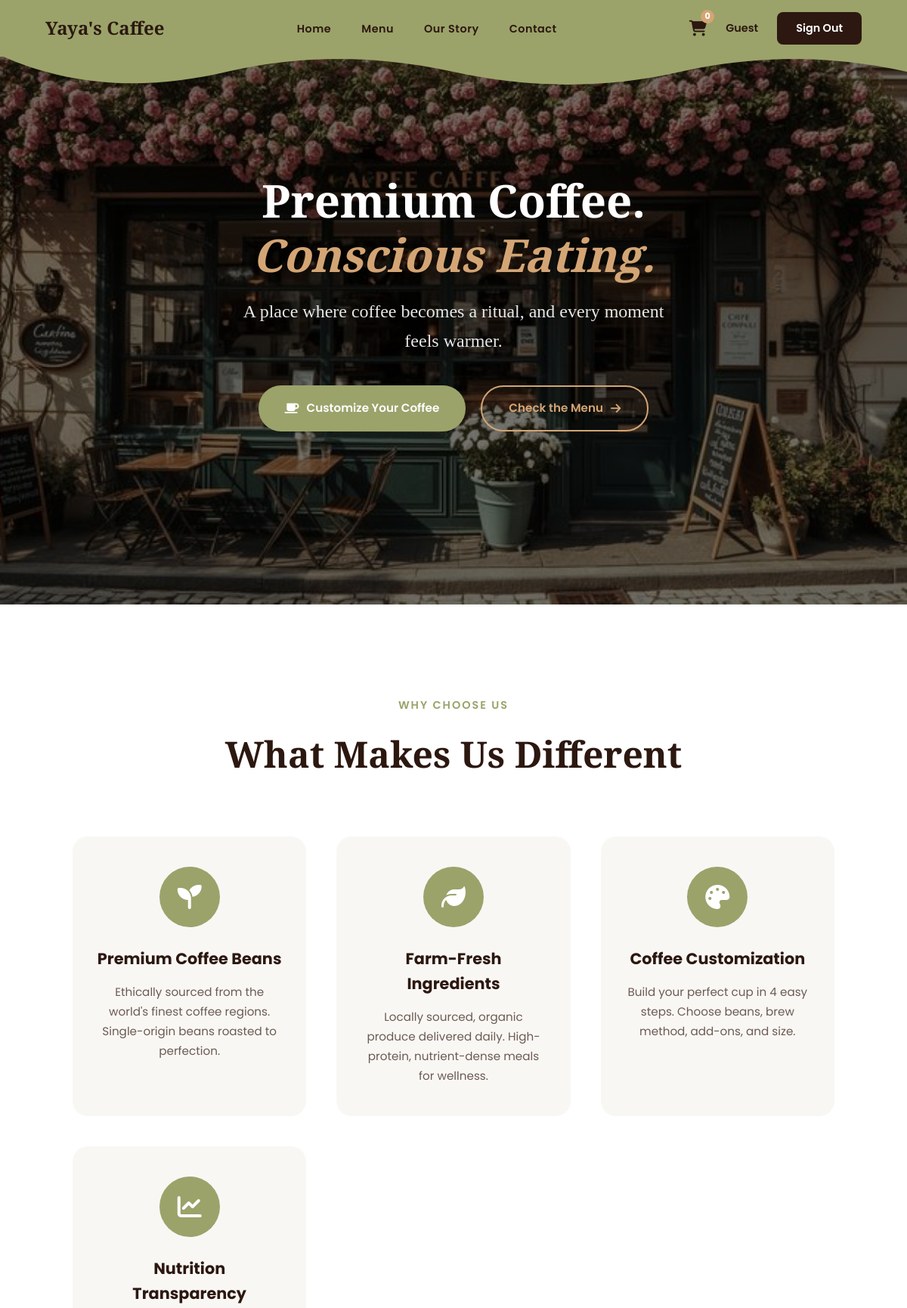
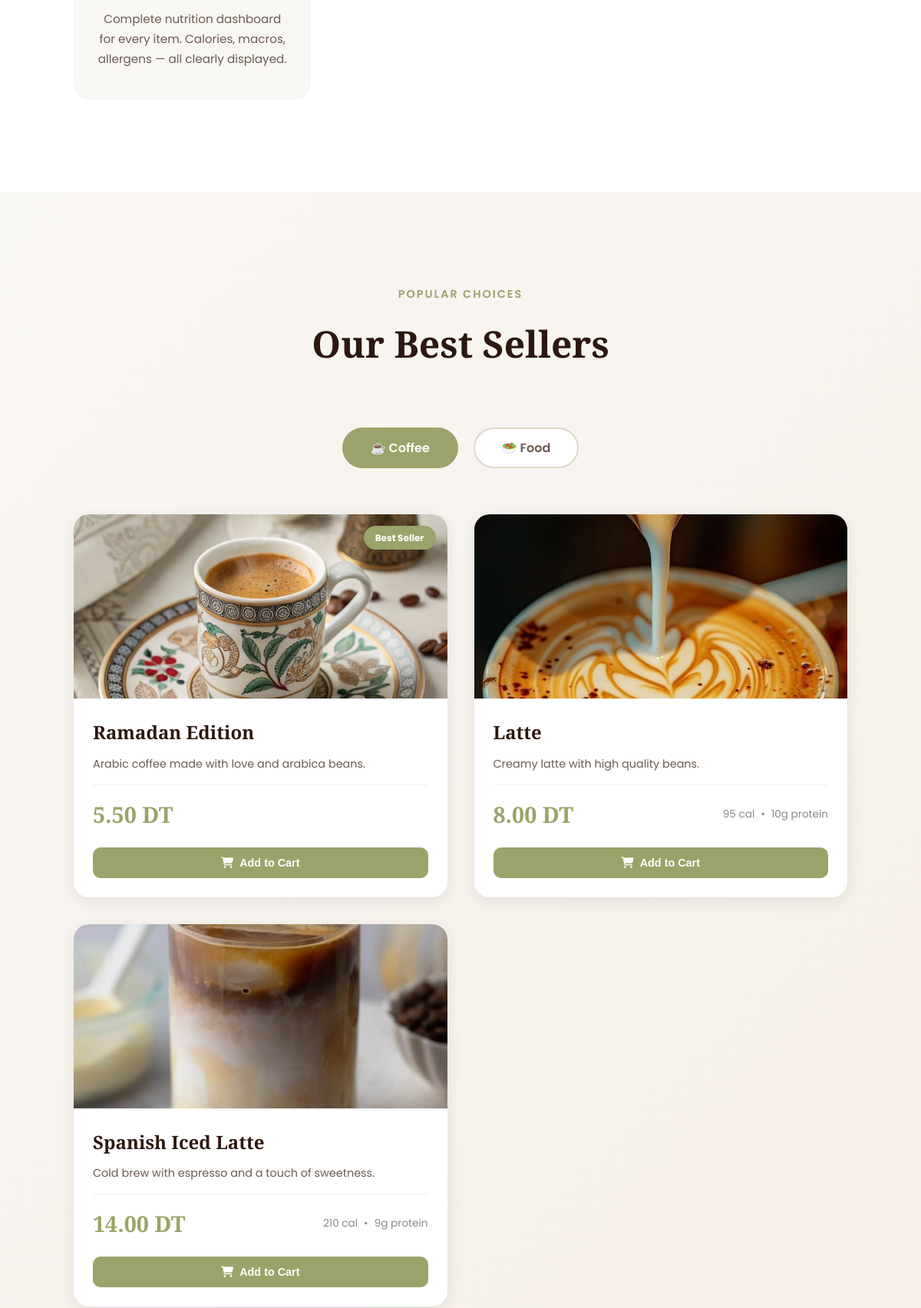
Screenshot of / (signed in, upper part) with the database file from the repository (2 pictures, top to bottom).
### tables this page shows
CREATE TABLE `menu_items` (
  `id` int(11) NOT NULL,
  `name` varchar(100) NOT NULL,
  `category` enum('coffee','food') NOT NULL,
  `price` decimal(6,2) NOT NULL,
  `description` text DEFAULT NULL,
  `calories` int(11) DEFAULT 0,
  `protein` int(11) DEFAULT 0,
  `is_best_seller` tinyint(1) DEFAULT 0,
  `image_path` varchar(255) DEFAULT NULL,
  `created_at` timestamp NOT NULL DEFAULT current_timestamp()
);

### includes/auth.php (called while the page is built, shortened)
<?php
function isLoggedIn(): bool {
    return isset($_SESSION['user_id']);
}

### index.php (the view, shortened to what this page needs)
<?php
require_once 'includes/db.php';
require_once 'includes/auth.php';
$best_coffees = $pdo->query("SELECT * FROM menu_items WHERE category='coffee' AND is_best_seller=1 ORDER BY name LIMIT 3")->fetchAll();
if(count($best_coffees) < 3) {
    $ids   = array_column($best_coffees, 'id') ?: [0];
    $ph    = implode(',', array_fill(0, count($ids), '?'));
    $extra = $pdo->prepare("SELECT * FROM menu_items WHERE category='coffee' AND id NOT IN($ph) ORDER BY id LIMIT ?");
    $extra->execute([...$ids, 3 - count($best_coffees)]);
    $best_coffees = array_merge($best_coffees, $extra->fetchAll());
}
function sellerCard(array $item, string $cat): string {
    $img     = $item['image_path']
               ? '<img src="'.BASE_URL.htmlspecialchars($item['image_path']).'" alt="'.htmlspecialchars($item['name']).'">'
               : '<div style="width:100%;height:100%;background:#f0ebe4;display:flex;align-items:center;justify-content:center;font-size:3rem;">'.($cat==='coffee'?'☕':'🥗').'</div>';
    $badge   = $item['is_best_seller'] ? '<div class="card-badge">Best Seller</div>' : '';
    $cal     = $item['calories'] > 0 ? '<span>'.$item['calories'].' cal</span><span>•</span>' : '';
    $protein = $item['protein']  > 0 ? '<span>'.$item['protein'].'g protein</span>' : '';
    return '
    <div class="seller-card">
      <div class="card-image">'.$img.$badge.'</div>
      <div class="card-content">
        <h3>'.htmlspecialchars($item['name']).'</h3>
        <p>'.htmlspecialchars($item['description'] ?: ($cat==='coffee'?'Premium coffee crafted with care.':'Fresh and nutritious, made with love.')).'</p>
        <div class="card-meta">
          <span class="card-price">'.number_format($item['price'],2).' DT</span>
          <div class="card-nutrition">'.$cal.$protein.'</div>
        </div>
        <div class="card-actions">
          <button class="btn-buy" onclick="addToCart('.(int)$item['id'].', \''.htmlspecialchars($item['name'],ENT_QUOTES).'\', '.(float)$item['price'].', this)">
            <i class="fas fa-shopping-cart"></i> Add to Cart
          </button>
        </div>
      </div>
    </div>';
}
?>
<!DOCTYPE html>
<html lang="en">
<head>
  <link rel="stylesheet" href="style.css">
  <link rel="stylesheet" href="https://cdnjs.cloudflare.com/ajax/libs/font-awesome/6.4.0/css/all.min.css">
</head>
<body>
  <nav class="navbar" id="navbar">
    <div class="nav-inner">
      <a href="index.php" class="logo">Yaya's Caffee</a>
      <ul class="nav-links">
        <li><a href="index.php">Home</a></li>
        <li><a href="menu.php">Menu</a></li>
        <li><a href="dream.html">Our Story</a></li>
        <li><a href="contact.php">Contact</a></li>
      </ul>
      <div class="nav-right">
        <a href="cart.php" class="cart-icon">
          <i class="fa-solid fa-cart-shopping"></i>
          <span class="cart-count" id="cart-count">0</span>
        </a>
        <?php if(isLoggedIn()): ?>
          <span style="color:#2c1810;font-weight:600;font-size:0.9rem;"> <?= htmlspecialchars($_SESSION['first_name']) ?> </span>
          <a href="<?= BASE_URL ?>api/signout.php" class="btn-signin">Sign Out</a>
        <?php else: ?>
          <a href="signin.html" class="btn-signin">Sign In</a>
        <?php endif; ?>
      </div>
    </div>
    <svg class="navbar-wave" viewBox="0 0 1440 45" xmlns="http://www.w3.org/2000/svg" preserveAspectRatio="none">
      <path d="M0,0 C120,45 240,45 360,22 S600,0 720,22 S960,45 1080,22 S1320,0 1440,22 L1440,0 L0,0 Z" fill="#9ba36a"/>
    </svg>
  </nav>
  <section class="hero">
    <div class="hero-content">
      <h1>Premium Coffee.<br><em>Conscious Eating.</em></h1>
      <p class="hero-subtitle">A place where coffee becomes a ritual, and every moment feels warmer.</p>
      <div class="hero-buttons">
        <a href="customize.html" class="btn-primary"><i class="fas fa-coffee"></i> Customize Your Coffee</a>
        <a href="menu.php" class="btn-secondary">Check the Menu <i class="fas fa-arrow-right"></i></a>
      </div>
    </div>
  </section>
  <section class="value-props">
    <div class="section-header">
      <span class="section-label">Why Choose Us</span>
      <h2>What Makes Us Different</h2>
    </div>
    <div class="props-grid">
      <div class="prop-card"><div class="prop-icon"><i class="fas fa-seedling"></i></div><h3>Premium Coffee Beans</h3><p>Ethically sourced from the world's finest coffee regions. Single-origin beans roasted to perfection.</p></div>
      <div class="prop-card"><div class="prop-icon"><i class="fas fa-leaf"></i></div><h3>Farm-Fresh Ingredients</h3><p>Locally sourced, organic produce delivered daily. High-protein, nutrient-dense meals for wellness.</p></div>
      <div class="prop-card"><div class="prop-icon"><i class="fas fa-palette"></i></div><h3>Coffee Customization</h3><p>Build your perfect cup in 4 easy steps. Choose beans, brew method, add-ons, and size.</p></div>
      <div class="prop-card"><div class="prop-icon"><i class="fas fa-chart-line"></i></div><h3>Nutrition Transparency</h3><p>Complete nutrition dashboard for every item. Calories, macros, allergens — all clearly displayed.</p></div>
    </div>
  </section>
  <section class="best-sellers">
    <div class="section-header">
      <span class="section-label">Popular Choices</span>
      <h2>Our Best Sellers</h2>
    </div>
    <div class="tabs-container">
      <a href="#coffee-tab" class="tab active">☕ Coffee</a>
      <a href="#food-tab"   class="tab">🥗 Food</a>
    </div>
    <div class="tab-content" id="coffee-tab">
      <div class="best-sellers-grid">
        <?php foreach($best_coffees as $item): echo sellerCard($item,'coffee'); endforeach; ?>
      </div>
    </div>
  </section>
</body>
</html>

### rows the page displays
menu_items: image_path (picture), is_best_seller "Best Seller", name "Ramadan Edition", description "Arabic coffee made with love and arabica beans.", price "5.50"
menu_items: image_path (picture), name "Latte", description "Creamy latte with high quality beans.", price "8.00", calories "95", protein "10"
menu_items: image_path (picture), name "Spanish Iced Latte", description "Cold brew with espresso and a touch of sweetness.", price "14.00", calories "210", protein "9"

### other values shown
$_SESSION['first_name'] "Guest"
